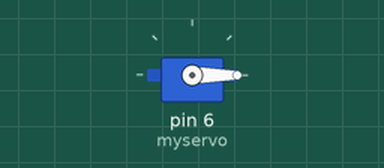
This sketch was run on a simulated Arduino Uno, built with avr-gcc and run on an emulated ATmega328P. Parts: servo.

Above: at 0.05 s.
At 1.05 s:
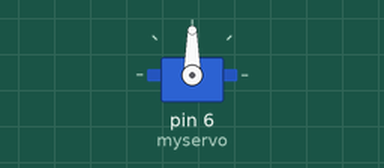
At 2.1 s:
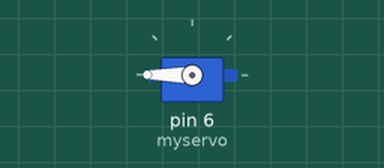
Timing chart, 0 to 4.8 s (numbered marks = the images above):
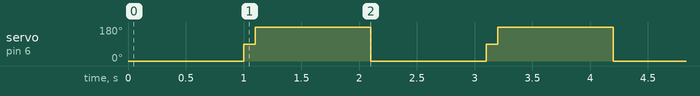

The sketch:

servo_motor.ino
```cpp
//서보 모터 사용(180도 좌우 회전)
#include <Servo.h>
Servo myservo; // 객체 생성

void setup() {
  myservo.attach(6);
}

void loop() {
  myservo.write(0);
  delay(1000);
  myservo.write(90); // 1초 후 90도 출력
  delay(100);
  myservo.write(180);
  delay(1000);

}
```

Measured:
- by itself, servo on pin 6 (myservo): repeats every 2.1 s: 180° 1.0 s, 0° 1.0 s, 90° 0.10 s
